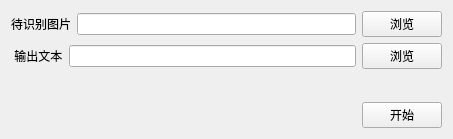
<?xml version="1.0" encoding="UTF-8"?>
<ui version="4.0">
 <class>Widget</class>
 <widget class="QWidget" name="Widget">
  <property name="geometry">
   <rect>
    <x>0</x>
    <y>0</y>
    <width>453</width>
    <height>139</height>
   </rect>
  </property>
  <property name="windowTitle">
   <string>文字识别</string>
  </property>
  <layout class="QVBoxLayout" name="verticalLayout">
   <item>
    <layout class="QHBoxLayout" name="horizontalLayout_2">
     <item>
      <widget class="QLabel" name="label">
       <property name="text">
        <string>待识别图片</string>
       </property>
      </widget>
     </item>
     <item>
      <widget class="QLineEdit" name="lineEdit_inputPic"/>
     </item>
     <item>
      <widget class="QPushButton" name="pushButton_BroserPic">
       <property name="text">
        <string>浏览</string>
       </property>
      </widget>
     </item>
    </layout>
   </item>
   <item>
    <layout class="QHBoxLayout" name="horizontalLayout">
     <item>
      <widget class="QLabel" name="label_2">
       <property name="text">
        <string> 输出文本</string>
       </property>
      </widget>
     </item>
     <item>
      <widget class="QLineEdit" name="lineEdit_OutputTxt"/>
     </item>
     <item>
      <widget class="QPushButton" name="pushButton_BroserTxt">
       <property name="text">
        <string>浏览</string>
       </property>
      </widget>
     </item>
    </layout>
   </item>
   <item>
    <spacer name="verticalSpacer">
     <property name="orientation">
      <enum>Qt::Vertical</enum>
     </property>
     <property name="sizeHint" stdset="0">
      <size>
       <width>20</width>
       <height>30</height>
      </size>
     </property>
    </spacer>
   </item>
   <item>
    <layout class="QHBoxLayout" name="horizontalLayout_3">
     <item>
      <spacer name="horizontalSpacer">
       <property name="orientation">
        <enum>Qt::Horizontal</enum>
       </property>
       <property name="sizeHint" stdset="0">
        <size>
         <width>40</width>
         <height>20</height>
        </size>
       </property>
      </spacer>
     </item>
     <item>
      <widget class="QPushButton" name="pushButton_start">
       <property name="text">
        <string>开始</string>
       </property>
      </widget>
     </item>
    </layout>
   </item>
  </layout>
 </widget>
 <layoutdefault spacing="6" margin="11"/>
 <resources/>
 <connections/>
</ui>
